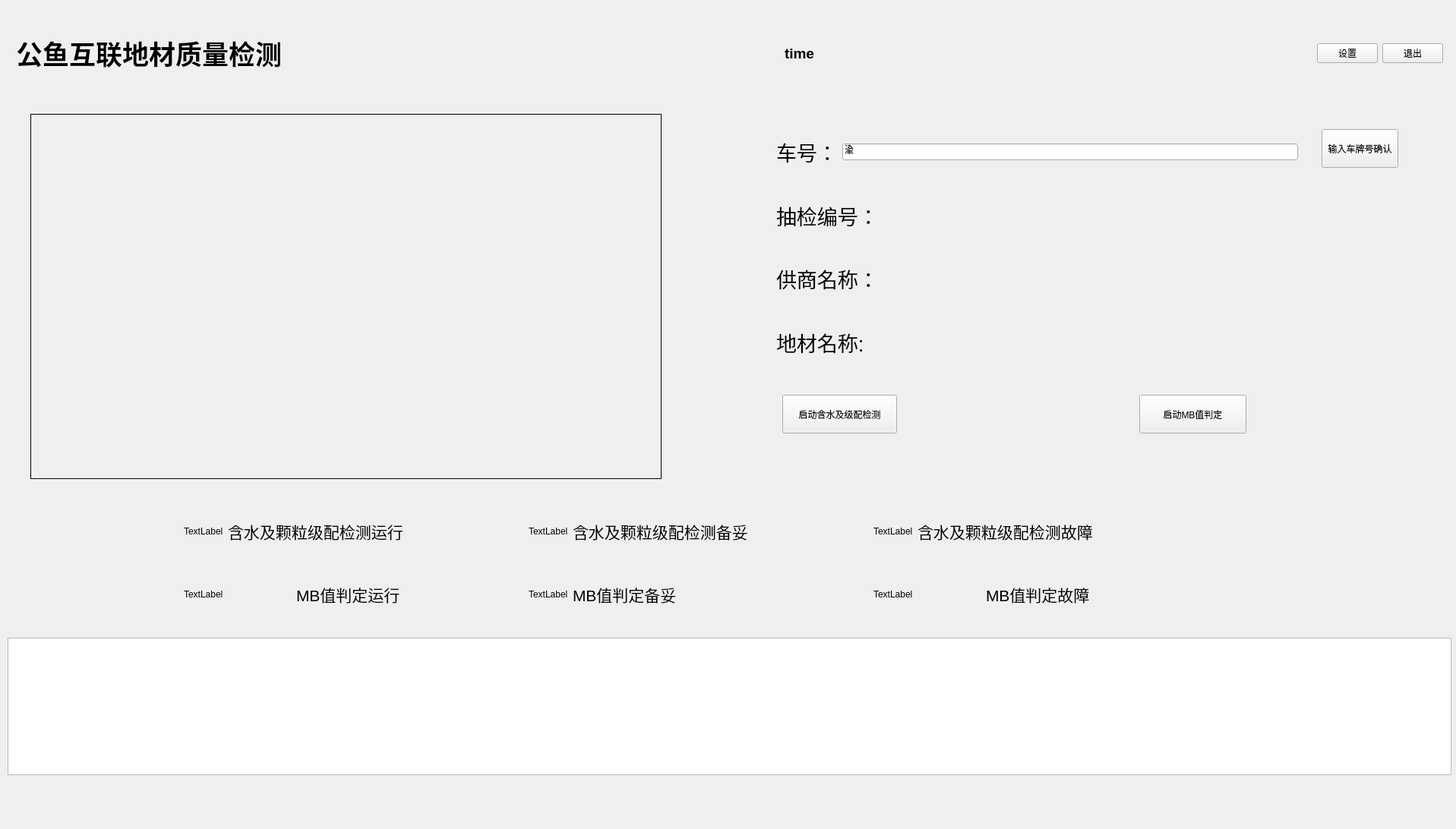
<?xml version="1.0" encoding="UTF-8"?>
<ui version="4.0">
 <class>MainWindow</class>
 <widget class="QMainWindow" name="MainWindow">
  <property name="geometry">
   <rect>
    <x>0</x>
    <y>0</y>
    <width>1917</width>
    <height>1092</height>
   </rect>
  </property>
  <property name="windowTitle">
   <string>MainWindow</string>
  </property>
  <widget class="QWidget" name="centralWidget">
   <widget class="QPushButton" name="MB">
    <property name="geometry">
     <rect>
      <x>1500</x>
      <y>520</y>
      <width>141</width>
      <height>51</height>
     </rect>
    </property>
    <property name="text">
     <string>启动MB值判定</string>
    </property>
   </widget>
   <widget class="QLabel" name="Imagelabel">
    <property name="geometry">
     <rect>
      <x>40</x>
      <y>150</y>
      <width>831</width>
      <height>481</height>
     </rect>
    </property>
    <property name="frameShape">
     <enum>QFrame::Panel</enum>
    </property>
    <property name="text">
     <string/>
    </property>
   </widget>
   <widget class="QWidget" name="top" native="true">
    <property name="geometry">
     <rect>
      <x>10</x>
      <y>10</y>
      <width>1901</width>
      <height>121</height>
     </rect>
    </property>
    <property name="sizePolicy">
     <sizepolicy hsizetype="Maximum" vsizetype="Preferred">
      <horstretch>0</horstretch>
      <verstretch>0</verstretch>
     </sizepolicy>
    </property>
    <layout class="QHBoxLayout" name="horizontalLayout">
     <item>
      <widget class="QLabel" name="Title">
       <property name="text">
        <string>&lt;html&gt;&lt;head/&gt;&lt;body&gt;&lt;p&gt;&lt;span style=&quot; font-size:26pt; font-weight:600;&quot;&gt;公鱼互联地材质量检测&lt;/span&gt;&lt;/p&gt;&lt;/body&gt;&lt;/html&gt;</string>
       </property>
      </widget>
     </item>
     <item>
      <spacer name="horizontalSpacer">
       <property name="orientation">
        <enum>Qt::Horizontal</enum>
       </property>
       <property name="sizeHint" stdset="0">
        <size>
         <width>307</width>
         <height>20</height>
        </size>
       </property>
      </spacer>
     </item>
     <item>
      <widget class="QLabel" name="timeUpdate">
       <property name="text">
        <string>&lt;html&gt;&lt;head/&gt;&lt;body&gt;&lt;p&gt;&lt;span style=&quot; font-size:14pt; font-weight:600;&quot;&gt;time&lt;/span&gt;&lt;/p&gt;&lt;/body&gt;&lt;/html&gt;</string>
       </property>
      </widget>
     </item>
     <item>
      <spacer name="horizontalSpacer_2">
       <property name="orientation">
        <enum>Qt::Horizontal</enum>
       </property>
       <property name="sizeHint" stdset="0">
        <size>
         <width>306</width>
         <height>20</height>
        </size>
       </property>
      </spacer>
     </item>
     <item>
      <widget class="QPushButton" name="setting">
       <property name="text">
        <string>设置</string>
       </property>
      </widget>
     </item>
     <item>
      <widget class="QPushButton" name="CameraStop">
       <property name="text">
        <string>退出</string>
       </property>
      </widget>
     </item>
    </layout>
   </widget>
   <widget class="QWidget" name="widget_2" native="true">
    <property name="geometry">
     <rect>
      <x>220</x>
      <y>640</y>
      <width>1241</width>
      <height>181</height>
     </rect>
    </property>
    <layout class="QGridLayout" name="gridLayout">
     <item row="2" column="4">
      <widget class="QWidget" name="widget_8" native="true">
       <layout class="QHBoxLayout" name="horizontalLayout_6">
        <item>
         <widget class="QLabel" name="MBwronglight">
          <property name="text">
           <string>TextLabel</string>
          </property>
         </widget>
        </item>
        <item>
         <widget class="QLabel" name="MBwrong">
          <property name="text">
           <string>&lt;html&gt;&lt;head/&gt;&lt;body&gt;&lt;p&gt;&lt;span style=&quot; font-size:16pt;&quot;&gt;MB值判定故障&lt;/span&gt;&lt;/p&gt;&lt;/body&gt;&lt;/html&gt;</string>
          </property>
         </widget>
        </item>
       </layout>
      </widget>
     </item>
     <item row="0" column="0" rowspan="2">
      <widget class="QWidget" name="widget_11" native="true">
       <property name="sizePolicy">
        <sizepolicy hsizetype="Fixed" vsizetype="Fixed">
         <horstretch>0</horstretch>
         <verstretch>0</verstretch>
        </sizepolicy>
       </property>
       <layout class="QHBoxLayout" name="horizontalLayout_9">
        <item>
         <widget class="QLabel" name="waterrunlight">
          <property name="sizePolicy">
           <sizepolicy hsizetype="Fixed" vsizetype="Fixed">
            <horstretch>0</horstretch>
            <verstretch>0</verstretch>
           </sizepolicy>
          </property>
          <property name="text">
           <string>TextLabel</string>
          </property>
         </widget>
        </item>
        <item>
         <widget class="QLabel" name="waterrun">
          <property name="text">
           <string>&lt;html&gt;&lt;head/&gt;&lt;body&gt;&lt;p&gt;&lt;span style=&quot; font-size:16pt;&quot;&gt;含水及颗粒级配检测运行&lt;/span&gt;&lt;/p&gt;&lt;/body&gt;&lt;/html&gt;</string>
          </property>
         </widget>
        </item>
       </layout>
      </widget>
     </item>
     <item row="0" column="2" rowspan="2">
      <widget class="QWidget" name="widget_9" native="true">
       <layout class="QHBoxLayout" name="horizontalLayout_7">
        <item>
         <widget class="QLabel" name="waterpreparedlight">
          <property name="sizePolicy">
           <sizepolicy hsizetype="Fixed" vsizetype="Fixed">
            <horstretch>0</horstretch>
            <verstretch>0</verstretch>
           </sizepolicy>
          </property>
          <property name="text">
           <string>TextLabel</string>
          </property>
         </widget>
        </item>
        <item>
         <widget class="QLabel" name="waterprepared">
          <property name="text">
           <string>&lt;html&gt;&lt;head/&gt;&lt;body&gt;&lt;p&gt;&lt;span style=&quot; font-size:16pt;&quot;&gt;含水及颗粒级配检测备妥&lt;/span&gt;&lt;/p&gt;&lt;/body&gt;&lt;/html&gt;</string>
          </property>
         </widget>
        </item>
       </layout>
      </widget>
     </item>
     <item row="2" column="2">
      <widget class="QWidget" name="widget_10" native="true">
       <layout class="QHBoxLayout" name="horizontalLayout_8">
        <item>
         <widget class="QLabel" name="MBpreparedlight">
          <property name="sizePolicy">
           <sizepolicy hsizetype="Fixed" vsizetype="Fixed">
            <horstretch>0</horstretch>
            <verstretch>0</verstretch>
           </sizepolicy>
          </property>
          <property name="text">
           <string>TextLabel</string>
          </property>
         </widget>
        </item>
        <item>
         <widget class="QLabel" name="MBprepared">
          <property name="text">
           <string>&lt;html&gt;&lt;head/&gt;&lt;body&gt;&lt;p&gt;&lt;span style=&quot; font-size:16pt;&quot;&gt;MB值判定备妥&lt;/span&gt;&lt;/p&gt;&lt;/body&gt;&lt;/html&gt;</string>
          </property>
         </widget>
        </item>
       </layout>
      </widget>
     </item>
     <item row="2" column="0">
      <widget class="QWidget" name="widget_12" native="true">
       <layout class="QHBoxLayout" name="horizontalLayout_10">
        <item>
         <widget class="QLabel" name="MBrunlight">
          <property name="text">
           <string>TextLabel</string>
          </property>
         </widget>
        </item>
        <item>
         <widget class="QLabel" name="MBrun">
          <property name="text">
           <string>&lt;html&gt;&lt;head/&gt;&lt;body&gt;&lt;p&gt;&lt;span style=&quot; font-size:16pt;&quot;&gt;MB值判定运行&lt;/span&gt;&lt;/p&gt;&lt;/body&gt;&lt;/html&gt;</string>
          </property>
         </widget>
        </item>
       </layout>
      </widget>
     </item>
     <item row="0" column="4" rowspan="2">
      <widget class="QWidget" name="widget" native="true">
       <layout class="QHBoxLayout" name="horizontalLayout_5">
        <item>
         <widget class="QLabel" name="waterwronglight">
          <property name="sizePolicy">
           <sizepolicy hsizetype="Fixed" vsizetype="Fixed">
            <horstretch>0</horstretch>
            <verstretch>0</verstretch>
           </sizepolicy>
          </property>
          <property name="text">
           <string>TextLabel</string>
          </property>
         </widget>
        </item>
        <item>
         <widget class="QLabel" name="waterwrong">
          <property name="text">
           <string>&lt;html&gt;&lt;head/&gt;&lt;body&gt;&lt;p&gt;&lt;span style=&quot; font-size:16pt;&quot;&gt;含水及颗粒级配检测故障&lt;/span&gt;&lt;/p&gt;&lt;/body&gt;&lt;/html&gt;</string>
          </property>
         </widget>
        </item>
       </layout>
      </widget>
     </item>
     <item row="0" column="1">
      <spacer name="horizontalSpacer_3">
       <property name="orientation">
        <enum>Qt::Horizontal</enum>
       </property>
       <property name="sizeHint" stdset="0">
        <size>
         <width>40</width>
         <height>20</height>
        </size>
       </property>
      </spacer>
     </item>
     <item row="0" column="3">
      <spacer name="horizontalSpacer_4">
       <property name="orientation">
        <enum>Qt::Horizontal</enum>
       </property>
       <property name="sizeHint" stdset="0">
        <size>
         <width>40</width>
         <height>20</height>
        </size>
       </property>
      </spacer>
     </item>
    </layout>
   </widget>
   <widget class="QTextEdit" name="output">
    <property name="geometry">
     <rect>
      <x>10</x>
      <y>840</y>
      <width>1901</width>
      <height>181</height>
     </rect>
    </property>
    <property name="sizePolicy">
     <sizepolicy hsizetype="Preferred" vsizetype="Expanding">
      <horstretch>0</horstretch>
      <verstretch>0</verstretch>
     </sizepolicy>
    </property>
   </widget>
   <widget class="QPushButton" name="waterTest">
    <property name="geometry">
     <rect>
      <x>1030</x>
      <y>520</y>
      <width>151</width>
      <height>51</height>
     </rect>
    </property>
    <property name="text">
     <string>启动含水及级配检测</string>
    </property>
   </widget>
   <widget class="QWidget" name="widget_3" native="true">
    <property name="geometry">
     <rect>
      <x>1000</x>
      <y>150</y>
      <width>731</width>
      <height>351</height>
     </rect>
    </property>
    <layout class="QVBoxLayout" name="verticalLayout">
     <item>
      <widget class="QWidget" name="widget_4" native="true">
       <layout class="QGridLayout" name="gridLayout_2">
        <item row="0" column="0">
         <widget class="QLabel" name="label_7">
          <property name="text">
           <string>&lt;html&gt;&lt;head/&gt;&lt;body&gt;&lt;p&gt;&lt;span style=&quot; font-size:20pt;&quot;&gt;车号：&lt;/span&gt;&lt;/p&gt;&lt;/body&gt;&lt;/html&gt;</string>
          </property>
         </widget>
        </item>
        <item row="0" column="1">
         <widget class="QLineEdit" name="LPNum">
          <property name="text">
           <string>渝</string>
          </property>
         </widget>
        </item>
       </layout>
      </widget>
     </item>
     <item>
      <widget class="QWidget" name="widget_5" native="true">
       <layout class="QHBoxLayout" name="horizontalLayout_2">
        <item>
         <widget class="QLabel" name="label_8">
          <property name="text">
           <string>&lt;html&gt;&lt;head/&gt;&lt;body&gt;&lt;p&gt;&lt;span style=&quot; font-size:20pt;&quot;&gt;抽检编号：&lt;/span&gt;&lt;/p&gt;&lt;/body&gt;&lt;/html&gt;</string>
          </property>
         </widget>
        </item>
        <item>
         <widget class="QLabel" name="sampleNumber">
          <property name="text">
           <string/>
          </property>
         </widget>
        </item>
       </layout>
      </widget>
     </item>
     <item>
      <widget class="QWidget" name="widget_6" native="true">
       <layout class="QHBoxLayout" name="horizontalLayout_3">
        <item>
         <widget class="QLabel" name="label_9">
          <property name="text">
           <string>&lt;html&gt;&lt;head/&gt;&lt;body&gt;&lt;p&gt;&lt;span style=&quot; font-size:20pt;&quot;&gt;供商名称：&lt;/span&gt;&lt;/p&gt;&lt;/body&gt;&lt;/html&gt;</string>
          </property>
         </widget>
        </item>
        <item>
         <widget class="QLabel" name="name">
          <property name="text">
           <string/>
          </property>
         </widget>
        </item>
       </layout>
      </widget>
     </item>
     <item>
      <widget class="QWidget" name="widget_7" native="true">
       <layout class="QHBoxLayout" name="horizontalLayout_4">
        <item>
         <widget class="QLabel" name="label_10">
          <property name="text">
           <string>&lt;html&gt;&lt;head/&gt;&lt;body&gt;&lt;p&gt;&lt;span style=&quot; font-size:20pt;&quot;&gt;地材名称:&lt;/span&gt;&lt;/p&gt;&lt;/body&gt;&lt;/html&gt;</string>
          </property>
         </widget>
        </item>
        <item>
         <widget class="QLabel" name="materials">
          <property name="text">
           <string/>
          </property>
         </widget>
        </item>
       </layout>
      </widget>
     </item>
    </layout>
   </widget>
   <widget class="QPushButton" name="carIDconfirm">
    <property name="geometry">
     <rect>
      <x>1740</x>
      <y>170</y>
      <width>101</width>
      <height>51</height>
     </rect>
    </property>
    <property name="text">
     <string>输入车牌号确认</string>
    </property>
   </widget>
   <zorder>MB</zorder>
   <zorder>Imagelabel</zorder>
   <zorder>top</zorder>
   <zorder>output</zorder>
   <zorder>waterTest</zorder>
   <zorder>widget_3</zorder>
   <zorder>widget_2</zorder>
   <zorder>carIDconfirm</zorder>
  </widget>
 </widget>
 <layoutdefault spacing="6" margin="11"/>
 <resources/>
 <connections/>
</ui>
